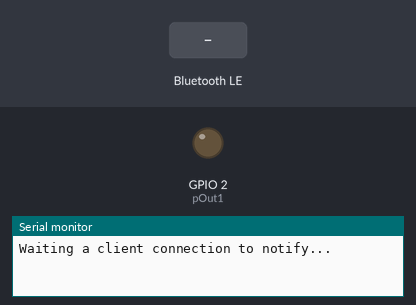
Recording of a sketch running on a simulated ESP32. On the bench: output pins drawn as LEDs (lit = HIGH), the last lines printed to the serial monitor. Inputs (shaded band) come from the test bench. Nothing arrives over Bluetooth unless stated; a phone connects over Bluetooth LE 3 s after start.

Above: at 1.2 s.
1.3 s: Bluetooth LE write "1" received
At 4.0 s:
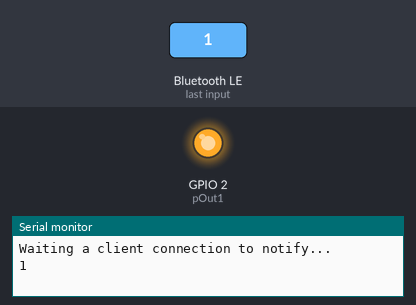
4.3 s: Bluetooth LE write "2" received
At 5.0 s:
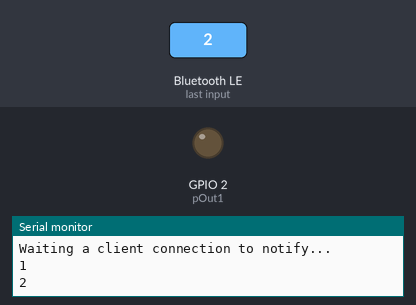
Timing chart, 0 to 7.3 s (numbered marks = the images above; inputs shaded):
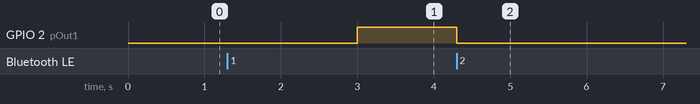

Measured:
- after the input at 1.3 s, GPIO 2 (pOut1): LOW → HIGH after 1.7 s
- after the input at 4.3 s, GPIO 2 (pOut1): HIGH → LOW at once

The sketch:

btblev2.ino
```cpp
#define pOut1 LED_BUILTIN
#define NYALA HIGH

#include <BLEDevice.h>
#include <BLEServer.h>
#include <BLEUtils.h>
#include <BLE2902.h>


BLECharacteristic *pCharacteristic;
bool deviceConnected = false;
uint8_t txValue = 0, state = 0;
String inputString;
int dataInt;
bool stringComplete = false;

// See the following for generating UUIDs:
// https://www.uuidgenerator.net/

#define SERVICE_UUID           "6E400001-B5A3-F393-E0A9-E50E24DCCA9E" // UART service UUID
#define CHARACTERISTIC_UUID_RX "6E400002-B5A3-F393-E0A9-E50E24DCCA9E"
#define CHARACTERISTIC_UUID_TX "6E400003-B5A3-F393-E0A9-E50E24DCCA9E"

class MyServerCallbacks: public BLEServerCallbacks {
    void onConnect(BLEServer* pServer) {
      deviceConnected = true;
    };

    void onDisconnect(BLEServer* pServer) {
      deviceConnected = false;
    }
};

class MyCallbacks: public BLECharacteristicCallbacks {
    void onWrite(BLECharacteristic *pCharacteristic) {
      std::string rxValue = pCharacteristic->getValue();

      inputString = rxValue.c_str(); // Convert to standard c string format
      //Serial.println(inputString);
      stringComplete = true;
    }
};

void setup() {
  Serial.begin(115200);
  pinMode(pOut1, OUTPUT);
  digitalWrite(pOut1, !NYALA);

  // Create the BLE Device
  BLEDevice::init("ESP32 BLE");

  // Create the BLE Server
  BLEServer *pServer = BLEDevice::createServer();
  pServer->setCallbacks(new MyServerCallbacks());

  // Create the BLE Service
  BLEService *pService = pServer->createService(SERVICE_UUID);

  // Create a BLE Characteristic
  pCharacteristic = pService->createCharacteristic(
                      CHARACTERISTIC_UUID_TX,
                      BLECharacteristic::PROPERTY_NOTIFY
                    );

  pCharacteristic->addDescriptor(new BLE2902());

  BLECharacteristic *pCharacteristic = pService->createCharacteristic(
                                         CHARACTERISTIC_UUID_RX,
                                         BLECharacteristic::PROPERTY_WRITE
                                       );

  pCharacteristic->setCallbacks(new MyCallbacks());

  // Start the service
  pService->start();

  // Start advertising
  pServer->getAdvertising()->start();
  Serial.println("Waiting a client connection to notify...");
}

void loop() {
  if (deviceConnected) {
    serialComplete();
  }
}

void serialComplete() {
  if (stringComplete) {
    dataInt = inputString.toInt();
    inputString = "";
    stringComplete = false;


    //RELAY
    Serial.println(dataInt);
    if (dataInt == 1)
      digitalWrite(pOut1, NYALA);
    else if (dataInt == 2)
      digitalWrite(pOut1, !NYALA);

  }
}
```
